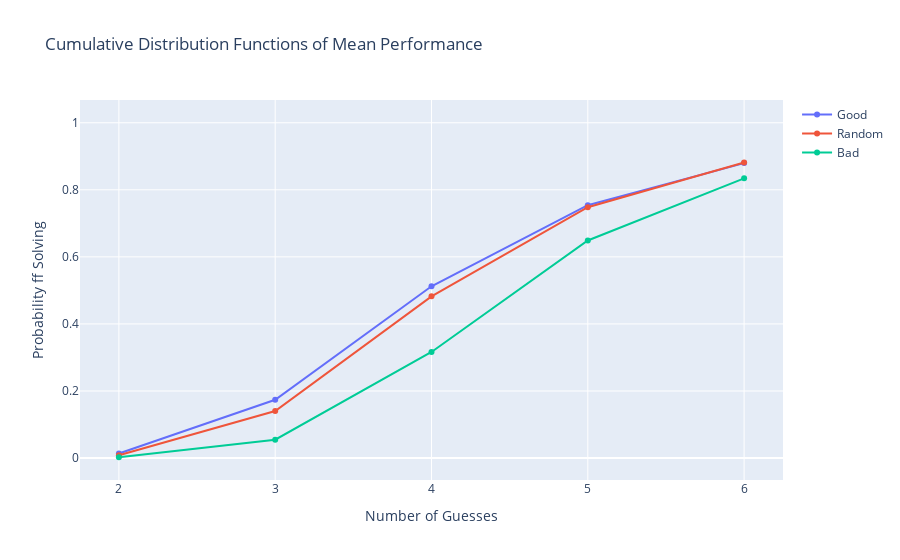

Here is the notebook cell this chart was saved with:
### Code cell
fig = go.Figure()

fig.add_trace(go.Scatter(x=cdfs.columns, y=cdfs.loc['good'], name='Good'))
fig.add_trace(go.Scatter(x=cdfs.columns, y=cdfs.loc['random'], name='Random'))
fig.add_trace(go.Scatter(x=cdfs.columns, y=cdfs.loc['bad'], name='Bad'))

fig.update_layout(
    title='Cumulative Distribution Functions of Mean Performance',
    xaxis_title="Number of Guesses",
    yaxis_title="Probability ff Solving",

    xaxis=dict(
        tick0 = 1,
        dtick = 1,
    )
)


fig.show()

### Figure 1 — Plotly figure (JSON) as saved in the notebook; plotly's stock layout.template omitted (floating-point values rounded to 4 significant figures)
{"data": [{"name": "Good", "type": "scatter", "x": [2, 3, 4, 5, 6, "Failed"], "y": [0.0135, 0.1737, 0.5123, 0.754, 0.8796, 1.0]}, {"name": "Random", "type": "scatter", "x": [2, 3, 4, 5, 6, "Failed"], "y": [0.0084, 0.1401, 0.4823, 0.7482, 0.8813, 1]}, {"name": "Bad", "type": "scatter", "x": [2, 3, 4, 5, 6, "Failed"], "y": [0.0023, 0.0546, 0.3163, 0.6489, 0.8342, 1]}], "layout": {"title": {"text": "Cumulative Distribution Functions of Mean Performance"}, "xaxis": {"dtick": 1, "tick0": 1, "title": {"text": "Number of Guesses"}}, "yaxis": {"title": {"text": "Probability ff Solving"}}}}
